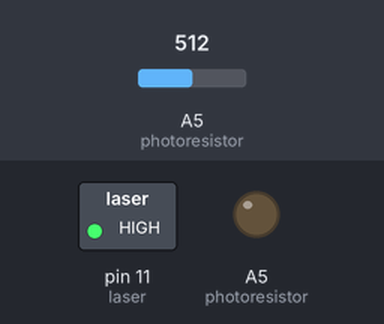
Recording of a sketch running on a simulated Arduino Uno, built with avr-gcc and run on an emulated ATmega328P. Parts: switched loads named in the sketch (green lamp = pin HIGH), output pins drawn as LEDs (lit = HIGH). The inputs (shaded band) are chosen by the test bench; at power-on: A5 (photoresistor) = 512. What the sketch prints to the serial monitor is not drawn.

Above: at 1.3 s.
1.4 s: A5 (photoresistor) set to 290
Timing chart, 0 to 4.4 s (numbered marks = the images above; inputs shaded):
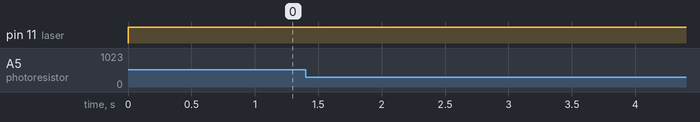

Measured:
- after the input at 1.4 s, every drawn part: stays the same

The sketch:

laserComm.ino
```cpp
int laser = 11;
int photoresistor = A5;
int sensorValue = 0;
void setup() {
  pinMode(laser, OUTPUT);
  pinMode(photoresistor, OUTPUT);
  Serial.begin(9600);
}

void loop() {
  // put your main code here, to run repeatedly:
  sensorValue = analogRead(photoresistor);
  if (sensorValue < 300){
    Serial.println("HIGH");
  }
  else{
    Serial.println("LOW");
  }
  Serial.println(digitalRead(laser));
  if (digitalRead(laser) == 0){
    digitalWrite(laser, HIGH);
  }
//  else{
//    digitalWrite(laser, LOW);
//  }
  Serial.println(sensorValue, DEC);
  delay(500);
}
```
